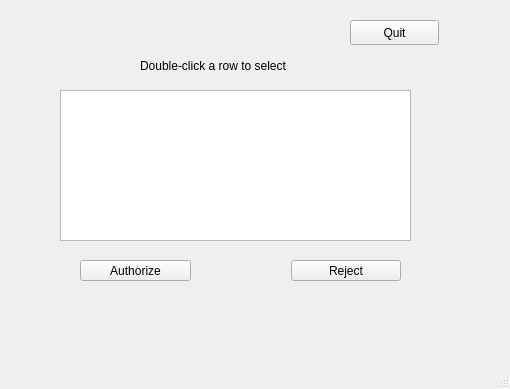
<?xml version="1.0" encoding="UTF-8"?>
<ui version="4.0">
 <class>Bank</class>
 <widget class="QMainWindow" name="Bank">
  <property name="geometry">
   <rect>
    <x>0</x>
    <y>0</y>
    <width>510</width>
    <height>389</height>
   </rect>
  </property>
  <property name="windowTitle">
   <string>MainWindow</string>
  </property>
  <widget class="QWidget" name="centralwidget">
   <widget class="QPushButton" name="btn_quit">
    <property name="geometry">
     <rect>
      <x>350</x>
      <y>20</y>
      <width>89</width>
      <height>25</height>
     </rect>
    </property>
    <property name="text">
     <string>Quit</string>
    </property>
   </widget>
   <widget class="QWidget" name="layoutWidget">
    <property name="geometry">
     <rect>
      <x>80</x>
      <y>260</y>
      <width>321</width>
      <height>21</height>
     </rect>
    </property>
    <layout class="QHBoxLayout" name="horizontalLayout">
     <property name="spacing">
      <number>100</number>
     </property>
     <item>
      <widget class="QPushButton" name="btn_authorize">
       <property name="text">
        <string>Authorize</string>
       </property>
      </widget>
     </item>
     <item>
      <widget class="QPushButton" name="btn_reject">
       <property name="text">
        <string>Reject</string>
       </property>
      </widget>
     </item>
    </layout>
   </widget>
   <widget class="QTableWidget" name="table">
    <property name="geometry">
     <rect>
      <x>60</x>
      <y>90</y>
      <width>351</width>
      <height>151</height>
     </rect>
    </property>
   </widget>
   <widget class="QLabel" name="prompt">
    <property name="geometry">
     <rect>
      <x>140</x>
      <y>50</y>
      <width>201</width>
      <height>31</height>
     </rect>
    </property>
    <property name="text">
     <string>Double-click a row to select</string>
    </property>
   </widget>
  </widget>
  <widget class="QMenuBar" name="menubar">
   <property name="geometry">
    <rect>
     <x>0</x>
     <y>0</y>
     <width>510</width>
     <height>22</height>
    </rect>
   </property>
  </widget>
  <widget class="QStatusBar" name="statusbar"/>
 </widget>
 <resources/>
 <connections/>
</ui>
